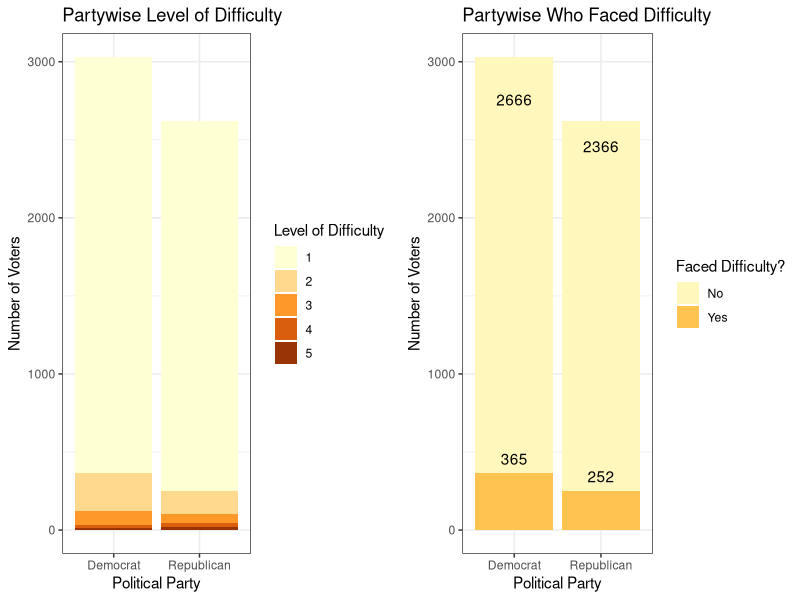

Source code (R):
## ---- chunk 1
knitr::opts_chunk$set(echo = TRUE)
## ---- chunk 2
install.packages("kableExtra")
## ---- chunk 3
library(plyr)
library(dplyr)
library(ggplot2) 
library(knitr)
library(tidyverse) 
library(haven)
library(gridExtra)
library(kableExtra)
theme_set(theme_bw())
options(tinytex.verbose = TRUE)
## ---- chunk 4
# The analysis consumes clean and processed data generated by a pipeline process. The process consumes a huge data set, cleans it and processes it to make it usable for the analysis. In order to have a streamlined and optimal process, we have created a data pipeline which is run once every election year and the clean and processed data is used every time the analysis is conducted. This saves us a lot of time and resources.

ANES <- read_csv("anes.csv")
head(ANES)
## ---- chunk 5
tbl <- table(ANES$Political_Party)
tbl_p <- prop.table(tbl)


df <- data.frame(tbl, tbl_p)
df <- subset(df, select=-c(Var1.1))
df <- df %>% 
  rename(
    Party = Var1,
    Frequency = Freq,
    Proportion = Freq.1,
    )

summary_table <- kable(
  df
  , digits = 2
  , caption = 'Distribution of Political Party'
  , booktabs = TRUE
  # , latex_options = "HOLD_position"
  ) %>%
kable_styling(latex_options = "HOLD_position")
summary_table

## ---- chunk 6
ANES_mean <- ANES %>%
  mutate(
    Voting_Level_Difficulty_Code = case_when(
      Voting_Level_Difficulty_Code > 1 ~ 1,
      Voting_Level_Difficulty_Code == 1 ~ 0,
      )
    )
## ---- chunk 7
# scale_fill_manual(values=c("#D3D3D3", "#900d09"))
plt1 <- ggplot(data = ANES_mean, aes( y = Political_Party, fill =  factor(Voting_Level_Difficulty_Code) ))  +  
    geom_bar() + coord_flip() + scale_fill_manual(values=c("#D3D3D3", "#900d09")) + labs(title = "Partywise Who Faced Difficulty", x = "Number of Voters", y = "Political Party",fill="Level of Difficulty") + geom_text(stat='count',aes(label=..count..),vjust=-0.7)+labs( fill = "Faced Difficulty?") +scale_fill_brewer(palette = 17, labels = c("No", "Yes"))
## ---- chunk 8
plt2 <- ggplot(data = ANES, aes( y = Political_Party, fill =  factor(Voting_Level_Difficulty_Code) ))  +  
    geom_bar() + coord_flip() + scale_fill_brewer(palette = 17)+ labs(title = "Partywise Level of Difficulty", x = "Number of Voters", y = "Political Party",fill="Level of Difficulty")

## ---- chunk 9
grid.arrange(plt2, plt1, ncol=2)
## ---- chunk 10

t.test(ANES_mean$Voting_Level_Difficulty_Code ~ ANES_mean$Political_Party)
